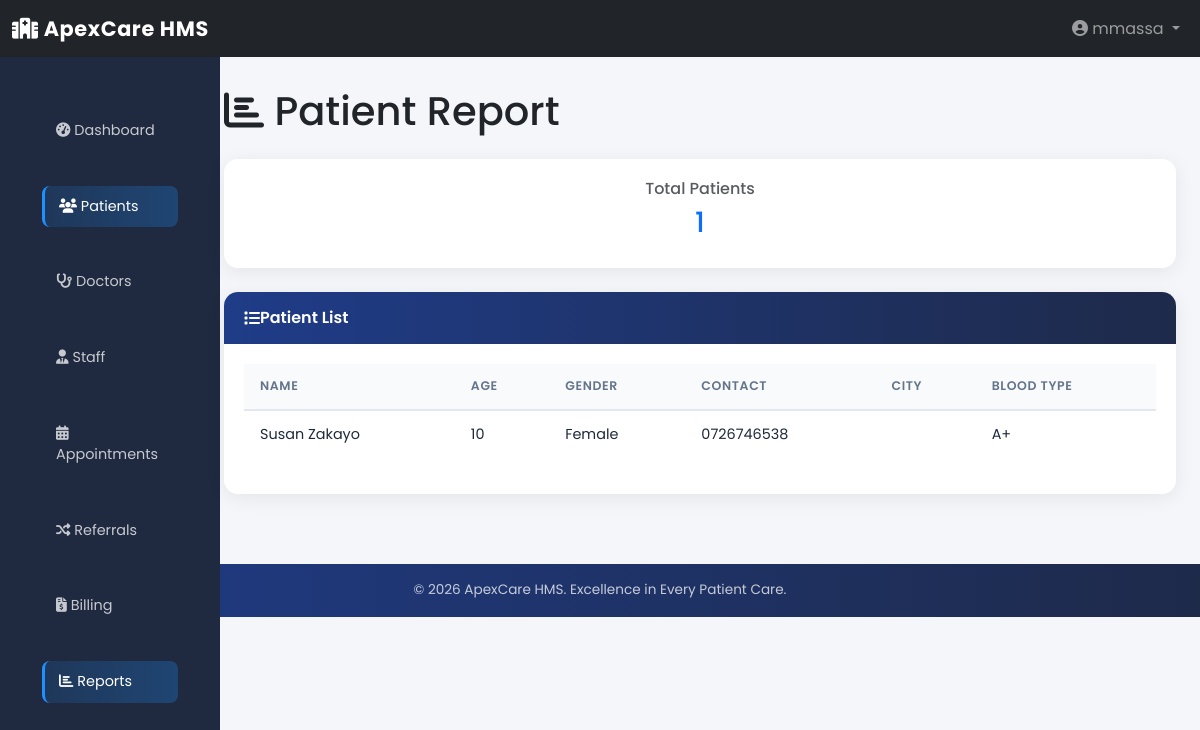
The page /reports/patients/ (signed in) on the database as committed earlier.
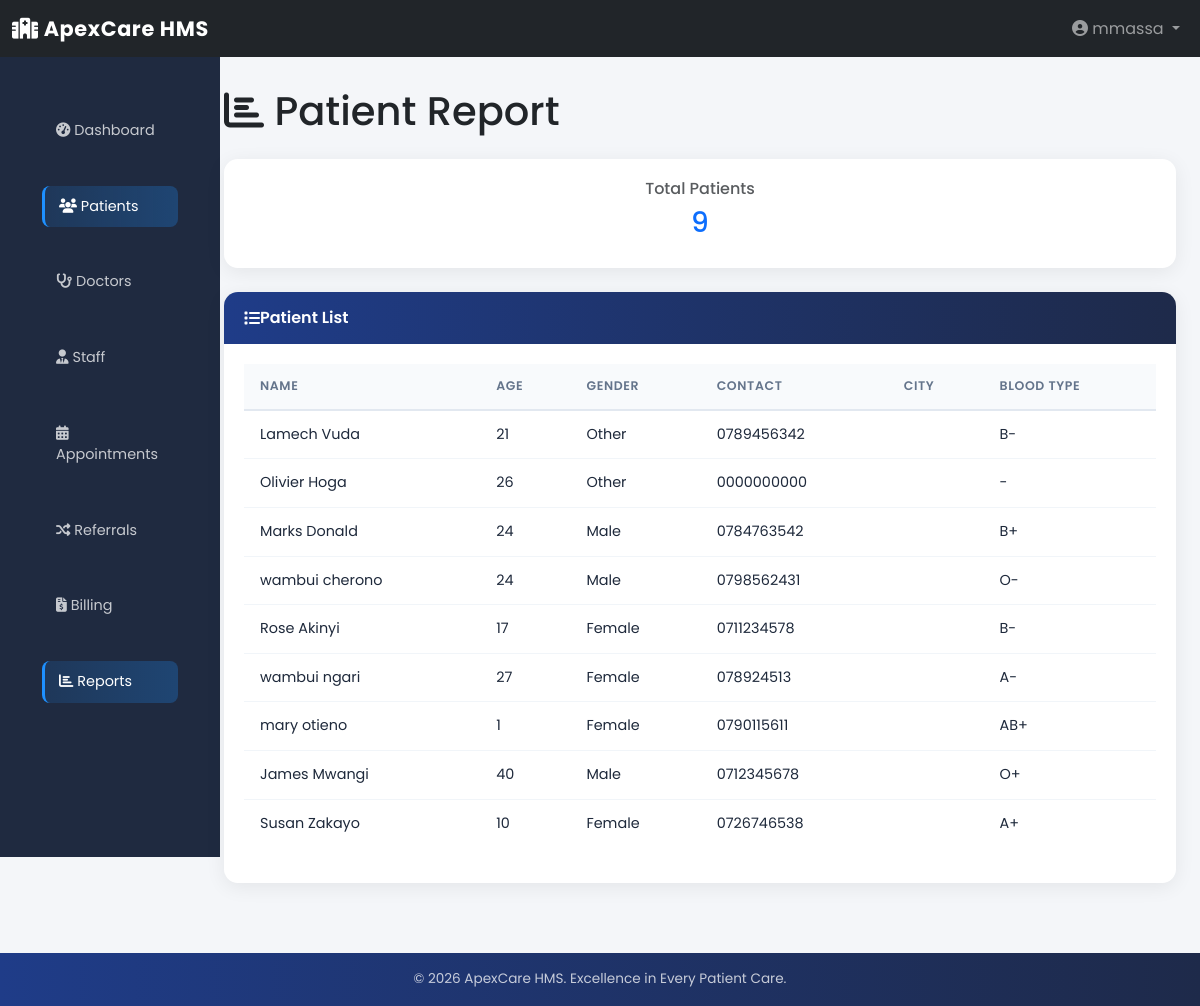
The same page on the database as committed later.
### patients/models.py (models this page shows, shortened)
class Patient(models.Model):
    GENDER_CHOICES = [
        ('male', 'Male'),
        ('female', 'Female'),
        ('other', 'Other'),
    ]
    BLOOD_TYPE_CHOICES = [
        ('O+', 'O+'), ('O-', 'O-'),
        ('A+', 'A+'), ('A-', 'A-'),
        ('B+', 'B+'), ('B-', 'B-'),
        ('AB+', 'AB+'), ('AB-', 'AB-'),
    ]
    user = models.OneToOneField(
        User,
        on_delete=models.CASCADE,
        related_name='patient_profile'
    )
    first_name = models.CharField(max_length=100)
    last_name = models.CharField(max_length=100)
    date_of_birth = models.DateField()
    gender = models.CharField(
        max_length=10,
        choices=GENDER_CHOICES
    )
    contact = models.CharField(
        max_length=20,
        validators=[
            RegexValidator(
                regex=r'^\+?\d{9,15}Ksh',
                message='Enter a valid phone number'
            )
        ]
    )
    email = models.EmailField(blank=True, null=True)
    address = models.TextField(blank=True, null=True)
    county = models.CharField(max_length=100, blank=True, null=True)
    blood_type = models.CharField(
        max_length=5,
        choices=BLOOD_TYPE_CHOICES,
        blank=True,
        null=True
    )
    emergency_contact = models.CharField(max_length=20, blank=True, null=True)
    emergency_contact_name = models.CharField(max_length=100, blank=True, null=True)
    medical_history = models.TextField(blank=True, null=True)
    allergies = models.TextField(blank=True, null=True)
    created_at = models.DateTimeField(auto_now_add=True)
    updated_at = models.DateTimeField(auto_now=True)
    @property
    def age(self):
        today = date.today()
        return today.year - self.date_of_birth.year - (
            (today.month, today.day) <
            (self.date_of_birth.month, self.date_of_birth.day)
        )
    class Meta:
        db_table = "patients_patient"
        verbose_name = "Patient"
        verbose_name_plural = "Patients"
        ordering = ["-created_at"]

### reports/views.py (the view)
# urls.py: path('patients/', views.patient_report, name='patient_report'),
@login_required
@check_role('admin')
def patient_report(request):
    patients = Patient.objects.all()
    context = {
        'total_patients': patients.count(),
        'patients': patients,
    }
    return render(request, 'reports/patient_report.html', context)

### core/views.py (called while the page is built)
def check_role(role):
    def decorator(view_func):
        @wraps(view_func)
        def wrapper(request, *args, **kwargs):
            if not request.user.is_authenticated:
                return redirect('core:login')
            if request.user.profile.role != role and request.user.profile.role != 'admin':
                return redirect('core:dashboard')
            return view_func(request, *args, **kwargs)
        return wrapper
    return decorator

### reports/templates/reports/patient_report.html (shortened to what this page needs)
{% extends 'base.html' %}
{% block content %}
<h1 class="mb-4"><i class="fas fa-chart-bar"></i> Patient Report</h1>
<div class="card mb-4">
    <div class="card-body text-center">
        <h6 class="text-muted">Total Patients</h6>
        <h3 class="text-primary">{{ total_patients }}</h3>
    </div>
</div>
<div class="card">
    <div class="card-header">
        <i class="fas fa-list"></i> Patient List
    </div>
    <div class="card-body">
        <div class="table-responsive">
            <table class="table table-hover">
                <thead>
                    <tr>
                        <th>Name</th>
                        <th>Age</th>
                        <th>Gender</th>
                        <th>Contact</th>
                        <th>City</th>
                        <th>Blood Type</th>
                    </tr>
                </thead>
                <tbody>
                    {% for patient in patients %}
                        <tr>
                            <td>{{ patient.first_name }} {{ patient.last_name }}</td>
                            <td>{{ patient.age }}</td>
                            <td>{{ patient.get_gender_display }}</td>
                            <td>{{ patient.contact }}</td>
                            <td>{{ patient.city }}</td>
                            <td>{{ patient.blood_type|default:'-' }}</td>
                        </tr>
                    {% endfor %}
                </tbody>
            </table>
        </div>
    </div>
</div>
{% endblock %}

Rows that differ between the two databases and show on the page:
added Patient: first_name "Lamech", last_name "Vuda", age "21", gender "Other", contact "0789456342", blood_type "B-"
added Patient: first_name "Olivier", last_name "Hoga", age "26", gender "Other", contact "0000000000", blood_type "-"
added Patient: first_name "Marks", last_name "Donald", age "24", gender "Male", contact "0784763542", blood_type "B+"
added Patient: first_name "wambui", last_name "cherono", age "24", gender "Male", contact "0798562431", blood_type "O-"
added Patient: first_name "Rose", last_name "Akinyi", age "17", gender "Female", contact "0711234578", blood_type "B-"
added Patient: first_name "wambui", last_name "ngari", age "27", gender "Female", contact "078924513", blood_type "A-"
added Patient: first_name "mary", last_name "otieno", age "1", gender "Female", contact "0790115611", blood_type "AB+"
added Patient: first_name "James", last_name "Mwangi", age "40", gender "Male", contact "0712345678", blood_type "O+"
Other text that changed with them:
{{ total_patients }}: "1" → "9"
